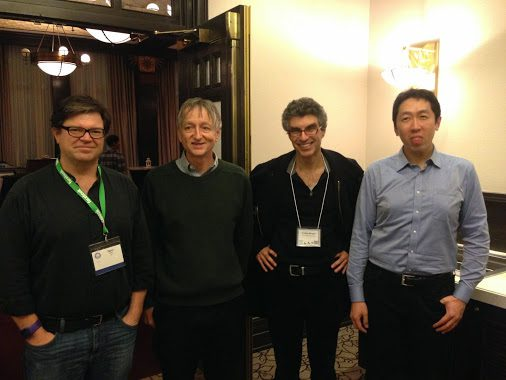
//> input picture Lab1/DL_gurus.jpg, 506 x 380 px
$ ./task6 DL_gurus.jpg   (built with g++ and OpenCV 4)
//> lines starting //> are read from the running program, lines starting //| are printed output that depends on the picture
//Lab 1 Task 6
//Rotate and affine transform as in the docs
//In order to use rotation, add the include imgproc
//Complie adding -lopencv_imgproc
#include <opencv2/highgui.hpp>
#include <opencv2/imgproc.hpp>

int main(int argc, char** argv) {
	cv::Mat img = cv::imread(argv[1]);
//> img is the input picture: 380 rows x 506 cols, CV_8UC3; mean B, G, R 66.4, 80.3, 89
	//rotated image
	cv::Mat rotated;
	//center point for rotation
	cv::Point2f center (img.cols/2, img.rows/2);
//> center = Point(253, 190)
	cv::Mat r = cv::getRotationMatrix2D(center, -45, 0.6);
	cv::warpAffine(img, rotated, r, img.size());
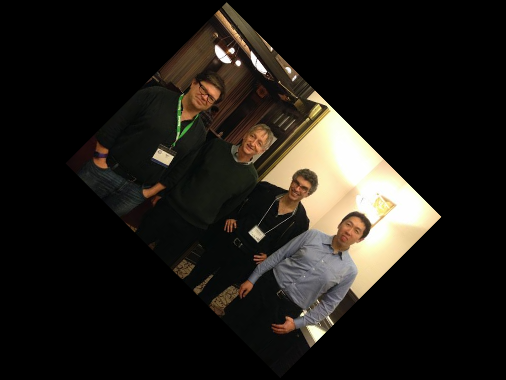
//> rotated: 380 rows x 506 cols, CV_8UC3; mean B, G, R 23.9, 28.9, 32.1

	//affine transformation with 3 points, as explained in the documentation
	cv::Point2f srcTri[3];
	srcTri[0] = cv::Point2f(0.f, 0.f);
	srcTri[1] = cv::Point2f(img.cols - 1.f, 0.f);
	srcTri[2] = cv::Point2f(0.f, img.rows - 1.f);
	cv::Point2f dstTri[3];
	dstTri[0] = cv::Point2f(0.f, img.rows*0.33f);
	dstTri[1] = cv::Point2f(img.cols*0.85f, img.rows*0.25f);
	dstTri[2] = cv::Point2f(img.cols*0.15f, img.rows*0.7f);
	cv::Mat warp_mat = cv::getAffineTransform(srcTri, dstTri);
	//the new image
	cv::Mat warp_dst = cv::Mat::zeros( img.rows, img.cols, img.type());
	cv::warpAffine( img, warp_dst, warp_mat, warp_dst.size());
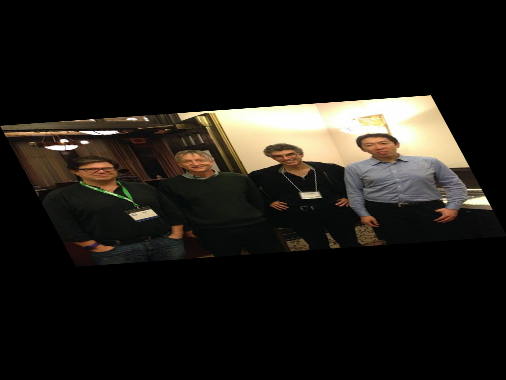
//> warp_dst: 380 rows x 506 cols, CV_8UC3; mean B, G, R 21.8, 26.4, 29.2

	//show the images
	cv::namedWindow("Rotated");
	cv::imshow("Rotated", rotated);
	cv::namedWindow("3 points");
	cv::imshow("3 points", warp_dst);
	cv::waitKey(0);

	return 0;
}

$ run again, on Lab1/chess20.jpg
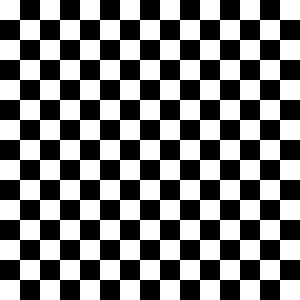
//> input picture Lab1/chess20.jpg, 300 x 300 px
//> img is the input picture: 300 rows x 300 cols, CV_8UC3; min 0, max 255, mean 128.1
//> `cv::warpAffine(img, rotated, r, img.size());`:
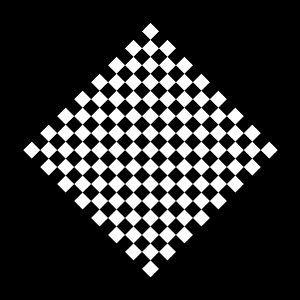
//> rotated: 300 rows x 300 cols, CV_8UC3; min 0, max 255, mean 46.1
//> `cv::warpAffine( img, warp_dst, warp_mat, warp_dst.size());`:
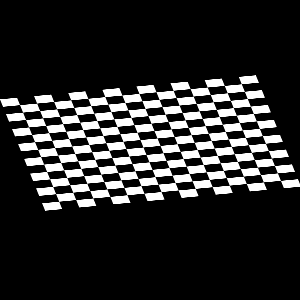
//> warp_dst: 300 rows x 300 cols, CV_8UC3; min 0, max 255, mean 42.1
